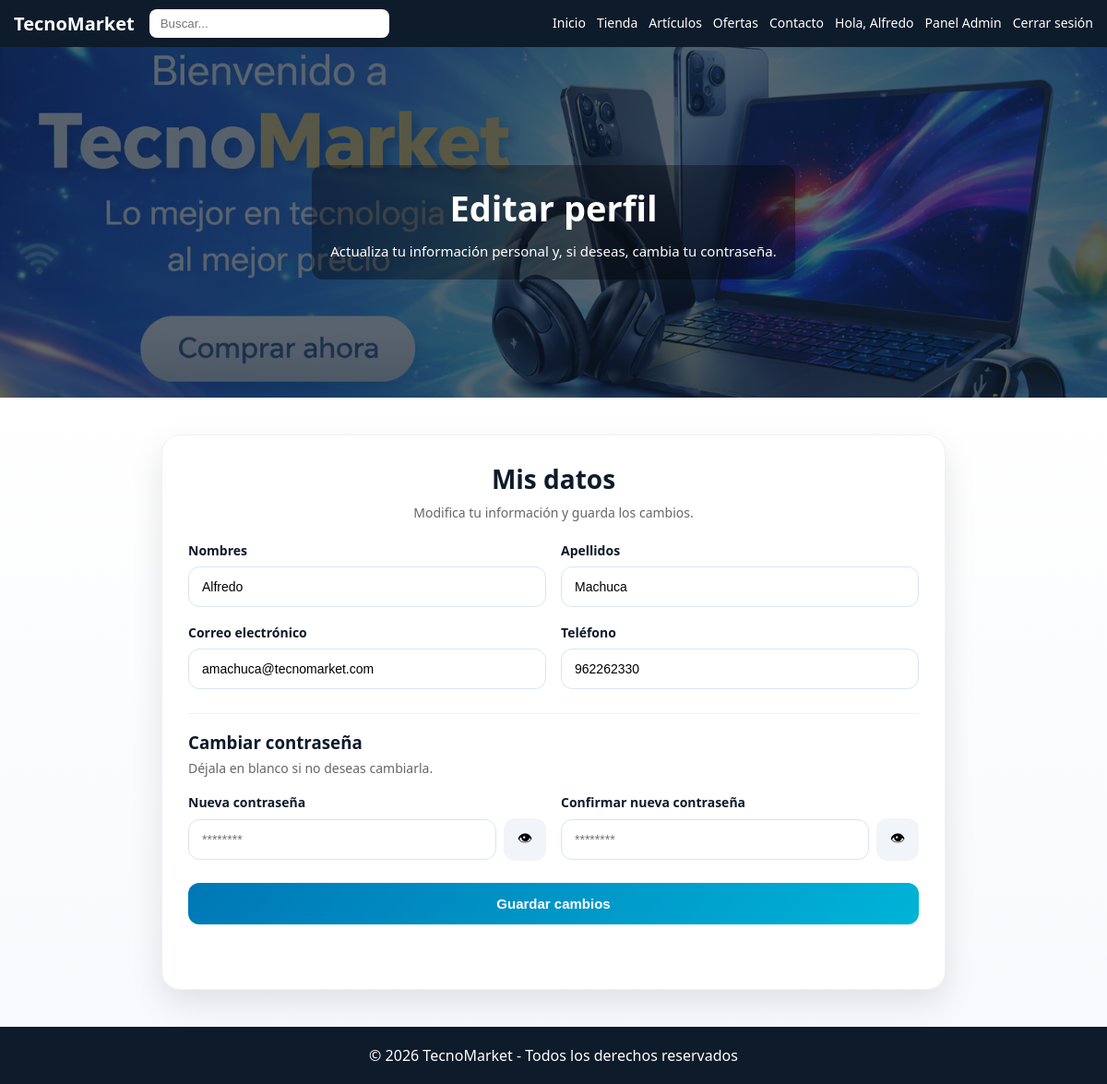
/editar_perfil.php (signed in), run on the app's committed database.
### tables this page shows
CREATE TABLE `usuarios` (
  `id` int(11) NOT NULL,
  `nombres` varchar(100) NOT NULL,
  `apellidos` varchar(100) NOT NULL,
  `correo` varchar(150) NOT NULL,
  `telefono` varchar(20) NOT NULL,
  `password` varchar(255) NOT NULL,
  `rol` enum('admin','cliente') DEFAULT 'cliente',
  `fecha_registro` timestamp NOT NULL DEFAULT current_timestamp()
);

### php/session.php (called while the page is built, shortened)
<?php
if (isset($_SESSION["usuario_id"])) {
    $usuario_logueado = true;
    $nombre_usuario = $_SESSION["nombres"] ?? "";
    $rol_usuario = $_SESSION["rol"] ?? "";
}
?>

### editar_perfil.php (the view, shortened to what this page needs)
<?php
require_once "php/session.php";
require_once "php/conexion.php";
$usuario_id = $_SESSION["usuario_id"];
$sql_usuario = "SELECT id, nombres, apellidos, correo, telefono, rol FROM usuarios WHERE id = ?";
$stmt_usuario = $conn->prepare($sql_usuario);
$stmt_usuario->bind_param("i", $usuario_id);
$stmt_usuario->execute();
$resultado_usuario = $stmt_usuario->get_result();
$usuario = $resultado_usuario->fetch_assoc();
?>
<!DOCTYPE html>
<html lang="es">
<head>
    <link rel="stylesheet" href="css/editar_perfil.css">
</head>
<body>
<header class="header">
    <div class="logo">TecnoMarket</div>
    <input type="text" placeholder="Buscar..." class="buscador">
<nav class="menu" id="menu">
    <a href="index">Inicio</a>
    <a href="tienda">Tienda</a>
    <a href="articulos">Artículos</a>
    <a href="ofertas">Ofertas</a>
    <a href="contacto">Contacto</a>
    <?php if ($usuario_logueado): ?>
        <a href="perfil">Hola, <?php echo htmlspecialchars($nombre_usuario); ?></a>
        <?php if ($rol_usuario === "admin"): ?>
            <a href="admin_productos">Panel Admin</a>
        <?php endif; ?>
        <a href="php/logout.php">Cerrar sesión</a>
    <?php else: ?>
        <a href="login">Login</a>
    <?php endif; ?>
</nav>
</header>
<section class="hero-editar">
    <div class="hero-editar-texto">
        <h1>Editar perfil</h1>
        <p>Actualiza tu información personal y, si deseas, cambia tu contraseña.</p>
    </div>
</section>
<section class="contenedor-editar">
    <div class="editar-box">
        <div class="editar-header">
            <h2>Mis datos</h2>
            <p>Modifica tu información y guarda los cambios.</p>
        </div>
        <form id="formEditarPerfil" class="form-editar" action="php/actualizar_perfil.php" method="POST">
            <div class="fila-formulario">
                <div class="grupo-input">
                    <label for="nombres">Nombres</label>
                    <input type="text" id="nombres" name="nombres" value="<?php echo htmlspecialchars($usuario["nombres"]); ?>" required>
                </div>
                <div class="grupo-input">
                    <label for="apellidos">Apellidos</label>
                    <input type="text" id="apellidos" name="apellidos" value="<?php echo htmlspecialchars($usuario["apellidos"]); ?>" required>
                </div>
            </div>
            <div class="fila-formulario">
                <div class="grupo-input">
                    <label for="correo">Correo electrónico</label>
                    <input type="email" id="correo" name="correo" value="<?php echo htmlspecialchars($usuario["correo"]); ?>" required>
                </div>
                <div class="grupo-input">
                    <label for="telefono">Teléfono</label>
                    <input type="tel" id="telefono" name="telefono" value="<?php echo htmlspecialchars($usuario["telefono"]); ?>" required>
                </div>
            </div>
            <div class="seccion-password">
                <h3>Cambiar contraseña</h3>
                <p>Déjala en blanco si no deseas cambiarla.</p>
            </div>
            <div class="fila-formulario">
                <div class="grupo-input">
                    <label for="password">Nueva contraseña</label>
                    <div class="input-password">
                        <input type="password" id="password" name="password" placeholder="********">
                        <button type="button" class="btn-ver" onclick="togglePassword('password')">👁</button>
                    </div>
                </div>
                <div class="grupo-input">
                    <label for="confirmarPassword">Confirmar nueva contraseña</label>
                    <div class="input-password">
                        <input type="password" id="confirmarPassword" name="confirmarPassword" placeholder="********">
                        <button type="button" class="btn-ver" onclick="togglePassword('confirmarPassword')">👁</button>
                    </div>
                </div>
            </div>
            <button type="submit" class="btn-guardar">Guardar cambios</button>
            <p id="mensajePerfil" class="mensaje-perfil"></p>
        </form>
    </div>
</section>
<footer class="footer">
    <p>© 2026 TecnoMarket - Todos los derechos reservados</p>
</footer>
</body>
</html>

### css/editar_perfil.css (style rules this page uses)
* { margin: 0; padding: 0; box-sizing: border-box; }
body { font-family: 'Segoe UI', sans-serif; background: #ffffff; color: #222; }
section { padding: 20px; }
.header { display: flex; align-items: center; justify-content: space-between; gap: 14px; background: #0d1b2a; color: white; padding: 10px 15px; position: relative; flex-wrap: wrap; }
.logo { font-weight: bold; font-size: 20px; white-space: nowrap; }
.buscador { display: none; }
.menu { display: none; flex-direction: column; background: #0d1b2a; position: absolute; top: 60px; left: 0; width: 100%; z-index: 20; }
.menu a { padding: 10px; border-top: 1px solid #1b263b; color: white; text-decoration: none; }
.hero-editar { background: linear-gradient(rgba(13, 27, 42, 0.68), rgba(13, 27, 42, 0.68)), url("../img/banner.png") no-repeat center center; background-size: cover; height: 260px; display: flex; align-items: center; justify-content: center; text-align: center; color: white; }
.hero-editar-texto { background: rgba(0, 0, 0, 0.35); padding: 20px; border-radius: 12px; }
.hero-editar-texto h1 { font-size: 32px; margin-bottom: 10px; }
.hero-editar-texto p { font-size: 15px; line-height: 1.5; }
.contenedor-editar { min-height: 60vh; display: flex; justify-content: center; align-items: flex-start; padding: 40px 20px; background: linear-gradient(to bottom, #ffffff, #f7f9fc); }
.editar-box { width: 100%; max-width: 850px; background: white; border-radius: 20px; padding: 28px; box-shadow: 0 14px 35px rgba(0, 0, 0, 0.10); border: 1px solid #eef2f7; }
.editar-header { text-align: center; margin-bottom: 22px; }
.editar-header h2 { font-size: 28px; color: #0d1b2a; margin-bottom: 8px; }
.editar-header p { font-size: 14px; color: #666; }
.form-editar { display: flex; flex-direction: column; gap: 18px; }
.fila-formulario { display: grid; grid-template-columns: 1fr 1fr; gap: 16px; }
.grupo-input { display: flex; flex-direction: column; gap: 8px; }
.grupo-input label { font-size: 14px; font-weight: 600; color: #0d1b2a; }
.grupo-input input { padding: 13px 14px; border: 1px solid #dbe5ef; border-radius: 12px; outline: none; font-size: 14px; transition: border-color 0.3s ease, box-shadow 0.3s ease; }
.seccion-password { margin-top: 8px; padding-top: 18px; border-top: 1px solid #edf2f7; }
.seccion-password h3 { color: #0d1b2a; margin-bottom: 6px; }
.seccion-password p { color: #666; font-size: 14px; }
.input-password { display: flex; align-items: center; gap: 8px; }
.input-password input { flex: 1; }
.btn-ver { border: none; background: #f1f5f9; width: 46px; height: 46px; border-radius: 12px; cursor: pointer; font-size: 16px; }
.btn-guardar { margin-top: 6px; padding: 14px; border: none; border-radius: 12px; background: linear-gradient(135deg, #0077b6, #00b4d8); color: white; font-size: 15px; font-weight: bold; cursor: pointer; transition: transform 0.2s ease, box-shadow 0.3s ease; }
.mensaje-perfil { min-height: 20px; text-align: center; font-size: 14px; margin-top: 4px; font-weight: 600; }
.footer { background: #0d1b2a; color: white; text-align: center; padding: 20px; }
@media (min-width: 768px) { .buscador { display: block; flex: 1; max-width: 340px; min-width: 180px; padding: 8px 12px; border-radius: 8px; border: none; outline: none; } }
@media (min-width: 768px) { .hero-editar { height: 320px; } }
@media (min-width: 768px) { .hero-editar-texto h1 { font-size: 38px; } }
@media (min-width: 1024px) { .header { display: grid; grid-template-columns: auto minmax(200px, 340px) 1fr; align-items: center; gap: 16px; } }
@media (min-width: 1024px) { .menu { display: flex !important; position: static; flex-direction: row; justify-content: flex-end; align-items: center; gap: 18px; width: 100%; background: none; flex-wrap: wrap; } }
@media (min-width: 1024px) { .menu a { border: none; margin: 0; padding: 0; white-space: nowrap; font-size: 15px; line-height: 1.2; } }
@media (min-width: 1024px) { .buscador { width: 100%; max-width: 340px; } }
@media (min-width: 1024px) { .hero-editar { height: 380px; } }
@media (max-width: 1200px) and (min-width: 1024px) { .menu { gap: 12px; } }
@media (max-width: 1200px) and (min-width: 1024px) { .menu a { font-size: 14px; } }
@media (max-width: 1200px) and (min-width: 1024px) { .buscador { max-width: 260px; } }

### data on the page
usuarios: nombres "Alfredo", apellidos "Machuca", correo "amachuca@tecnomarket.com", telefono "962262330"

### other printed values
$nombre_usuario "Alfredo"
